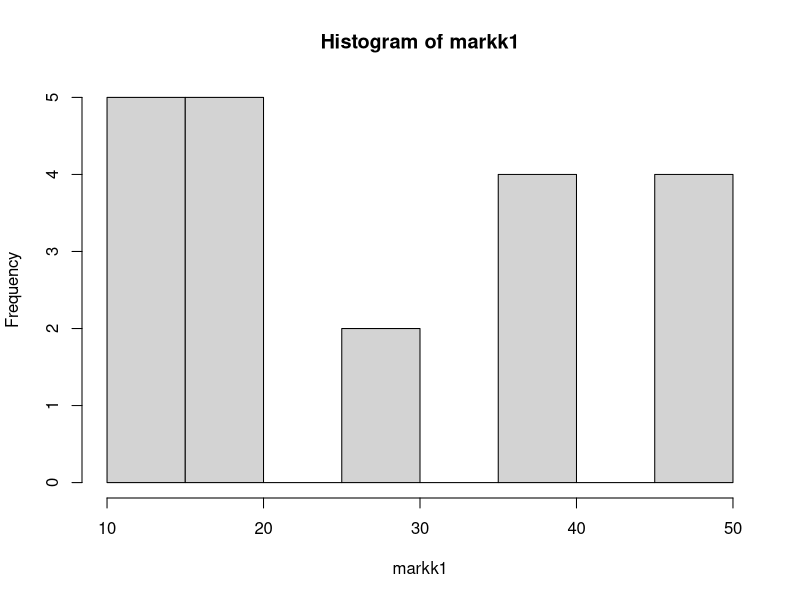
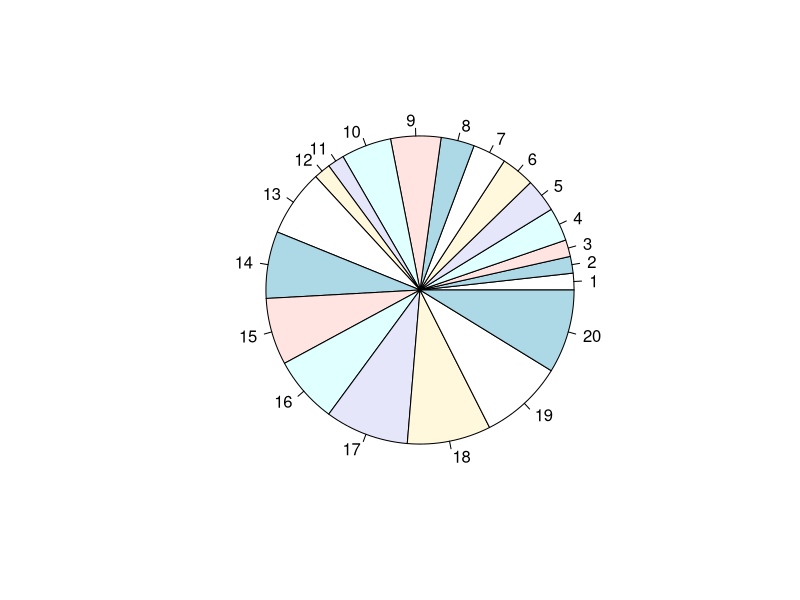
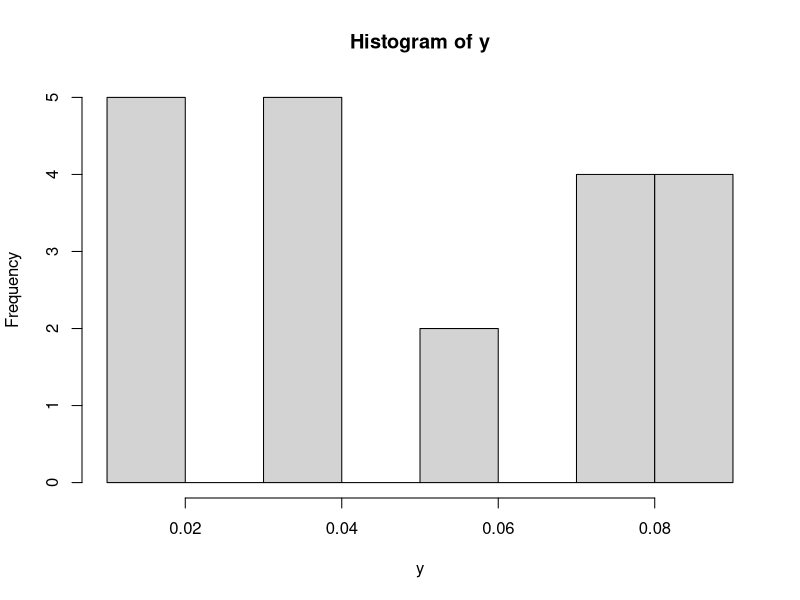

Generate these figures, in order, with R:
markk1=c(10, 10, 10, 20, 20, 20, 20, 20, 30, 30, 10, 10, 40, 40, 40, 40, 50, 50, 50, 50)
x =sum(markk1)
x
y=markk1/x
y
duration.cumfreq = cumsum(markk1)
duration.cumfreq
cat(y)
mean(markk1)
hist(markk1)
pie(markk1)
hist(y)
cbind(y)
old=options(digits=1)
cbind(y)
order(y)
range(y)
